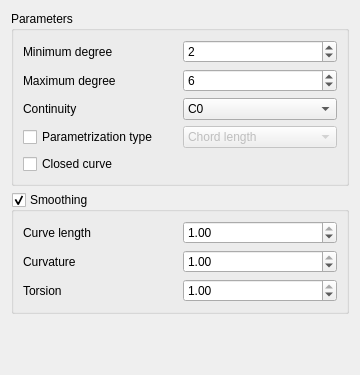
<?xml version="1.0" encoding="UTF-8"?>
<ui version="4.0">
 <class>ReenGui::FitBSplineCurve</class>
 <widget class="QWidget" name="ReenGui::FitBSplineCurve">
  <property name="geometry">
   <rect>
    <x>0</x>
    <y>0</y>
    <width>360</width>
    <height>375</height>
   </rect>
  </property>
  <property name="windowTitle">
   <string>Fit B-spline curve</string>
  </property>
  <layout class="QGridLayout" name="gridLayout_2">
   <item row="0" column="0">
    <widget class="QGroupBox" name="groupBoxU">
     <property name="title">
      <string>Parameters</string>
     </property>
     <layout class="QGridLayout" name="gridLayout">
      <item row="1" column="0">
       <widget class="QLabel" name="label_2">
        <property name="text">
         <string>Maximum degree</string>
        </property>
       </widget>
      </item>
      <item row="3" column="1">
       <widget class="QComboBox" name="paramType">
        <property name="enabled">
         <bool>false</bool>
        </property>
        <item>
         <property name="text">
          <string>Chord length</string>
         </property>
        </item>
        <item>
         <property name="text">
          <string>Centripetal</string>
         </property>
        </item>
        <item>
         <property name="text">
          <string>Equidistant</string>
         </property>
        </item>
       </widget>
      </item>
      <item row="2" column="0">
       <widget class="QLabel" name="label_3">
        <property name="text">
         <string>Continuity</string>
        </property>
       </widget>
      </item>
      <item row="1" column="1">
       <widget class="QSpinBox" name="degreeMax">
        <property name="minimum">
         <number>2</number>
        </property>
        <property name="maximum">
         <number>11</number>
        </property>
        <property name="value">
         <number>6</number>
        </property>
       </widget>
      </item>
      <item row="0" column="1">
       <widget class="QSpinBox" name="degreeMin">
        <property name="minimum">
         <number>1</number>
        </property>
        <property name="maximum">
         <number>11</number>
        </property>
        <property name="value">
         <number>2</number>
        </property>
       </widget>
      </item>
      <item row="3" column="0">
       <widget class="QCheckBox" name="checkBox">
        <property name="text">
         <string>Parametrization type</string>
        </property>
       </widget>
      </item>
      <item row="2" column="1">
       <widget class="QComboBox" name="continuity">
        <item>
         <property name="text">
          <string>C0</string>
         </property>
        </item>
        <item>
         <property name="text">
          <string>G1</string>
         </property>
        </item>
        <item>
         <property name="text">
          <string>C1</string>
         </property>
        </item>
        <item>
         <property name="text">
          <string>G2</string>
         </property>
        </item>
        <item>
         <property name="text">
          <string>C2</string>
         </property>
        </item>
        <item>
         <property name="text">
          <string>C3</string>
         </property>
        </item>
        <item>
         <property name="text">
          <string>CN</string>
         </property>
        </item>
       </widget>
      </item>
      <item row="0" column="0">
       <widget class="QLabel" name="label">
        <property name="text">
         <string>Minimum degree</string>
        </property>
       </widget>
      </item>
      <item row="4" column="0" colspan="2">
       <widget class="QCheckBox" name="checkBoxClosed">
        <property name="text">
         <string>Closed curve</string>
        </property>
       </widget>
      </item>
     </layout>
    </widget>
   </item>
   <item row="1" column="0">
    <widget class="QGroupBox" name="groupBoxSmooth">
     <property name="title">
      <string>Smoothing</string>
     </property>
     <property name="checkable">
      <bool>true</bool>
     </property>
     <layout class="QGridLayout" name="gridLayout_3">
      <item row="2" column="0">
       <widget class="QLabel" name="label_10">
        <property name="text">
         <string>Torsion</string>
        </property>
       </widget>
      </item>
      <item row="0" column="0">
       <widget class="QLabel" name="label_8">
        <property name="text">
         <string>Curve length</string>
        </property>
       </widget>
      </item>
      <item row="1" column="0">
       <widget class="QLabel" name="label_9">
        <property name="text">
         <string>Curvature</string>
        </property>
       </widget>
      </item>
      <item row="1" column="1">
       <widget class="QDoubleSpinBox" name="curvature">
        <property name="maximum">
         <double>1.000000000000000</double>
        </property>
        <property name="singleStep">
         <double>0.100000000000000</double>
        </property>
        <property name="value">
         <double>1.000000000000000</double>
        </property>
       </widget>
      </item>
      <item row="2" column="1">
       <widget class="QDoubleSpinBox" name="torsion">
        <property name="maximum">
         <double>1.000000000000000</double>
        </property>
        <property name="singleStep">
         <double>0.100000000000000</double>
        </property>
        <property name="value">
         <double>1.000000000000000</double>
        </property>
       </widget>
      </item>
      <item row="0" column="1">
       <widget class="QDoubleSpinBox" name="curveLength">
        <property name="maximum">
         <double>1.000000000000000</double>
        </property>
        <property name="singleStep">
         <double>0.100000000000000</double>
        </property>
        <property name="value">
         <double>1.000000000000000</double>
        </property>
       </widget>
      </item>
     </layout>
    </widget>
   </item>
   <item row="2" column="0">
    <spacer name="verticalSpacer">
     <property name="orientation">
      <enum>Qt::Vertical</enum>
     </property>
     <property name="sizeHint" stdset="0">
      <size>
       <width>20</width>
       <height>15</height>
      </size>
     </property>
    </spacer>
   </item>
  </layout>
 </widget>
 <tabstops>
  <tabstop>degreeMin</tabstop>
  <tabstop>degreeMax</tabstop>
  <tabstop>continuity</tabstop>
  <tabstop>checkBox</tabstop>
  <tabstop>paramType</tabstop>
  <tabstop>checkBoxClosed</tabstop>
  <tabstop>groupBoxSmooth</tabstop>
  <tabstop>curveLength</tabstop>
  <tabstop>curvature</tabstop>
  <tabstop>torsion</tabstop>
 </tabstops>
 <resources/>
 <connections/>
</ui>
